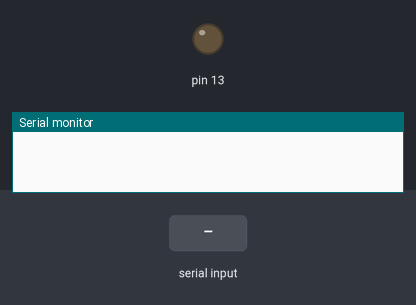
Simulated run of this sketch. Board: Arduino Uno, built with avr-gcc and run on an emulated ATmega328P. Shown: output pins drawn as LEDs (lit = HIGH), the last lines printed to the serial monitor. The inputs (shaded band) are chosen by the test bench.

Above: at 1.2 s.
1.3 s: "a" received over the second serial link
At 2.0 s:
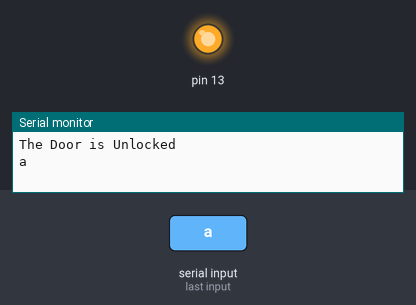
2.8 s: "b" received over the second serial link
At 3.1 s:
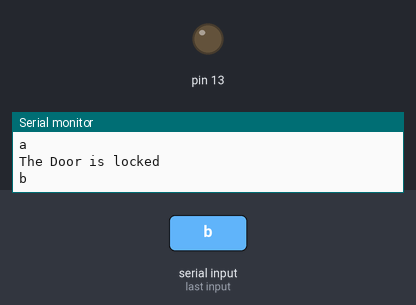
Timing chart, 0 to 5.8 s (numbered marks = the images above; inputs shaded):
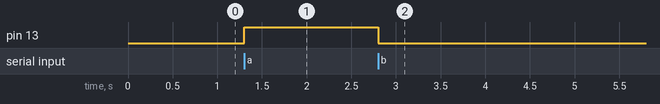

The sketch:

Door_Lock.ino
```cpp
#include <SoftwareSerial.h>
SoftwareSerial bt(0,1);
void setup() {
  bt.begin(9600);
  Serial.begin(115200);
  pinMode(13,OUTPUT);

}

void loop() {
  if(bt.available()>0)
  {
    char data = bt.read();
    if (data == 'a')
    {
      //unlock the door
      digitalWrite(13,HIGH);
      Serial.println("The Door is Unlocked");
      Serial.println(data);
    }
    else if(data == 'b')
    {
      //Lock the door
      Serial.println("The Door is locked");
      digitalWrite(13,LOW);
       Serial.println(data);

    }
  }


}
```

Measured:
- after the input at 1.3 s, pin 13: LOW → HIGH at once
- after the input at 2.8 s, pin 13: HIGH → LOW at once
